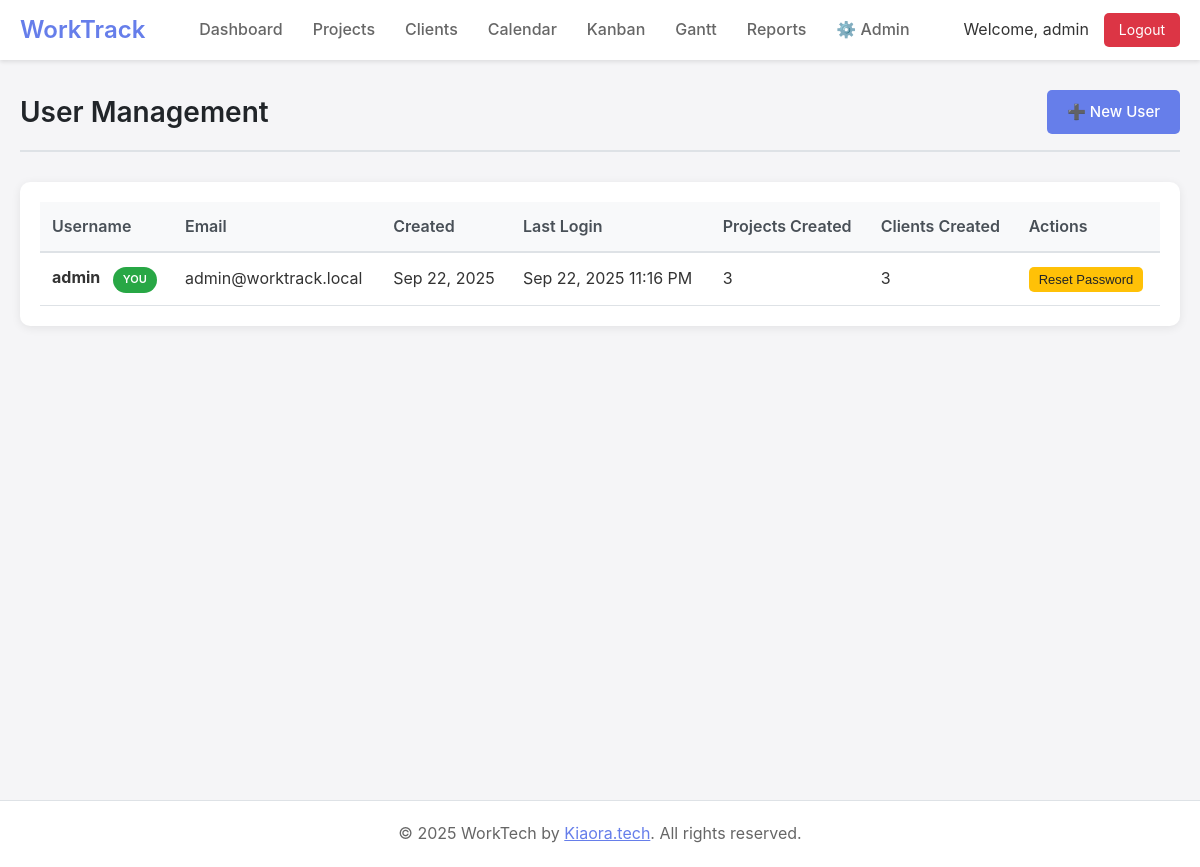
The page /users.php (signed in) on the database as committed earlier.
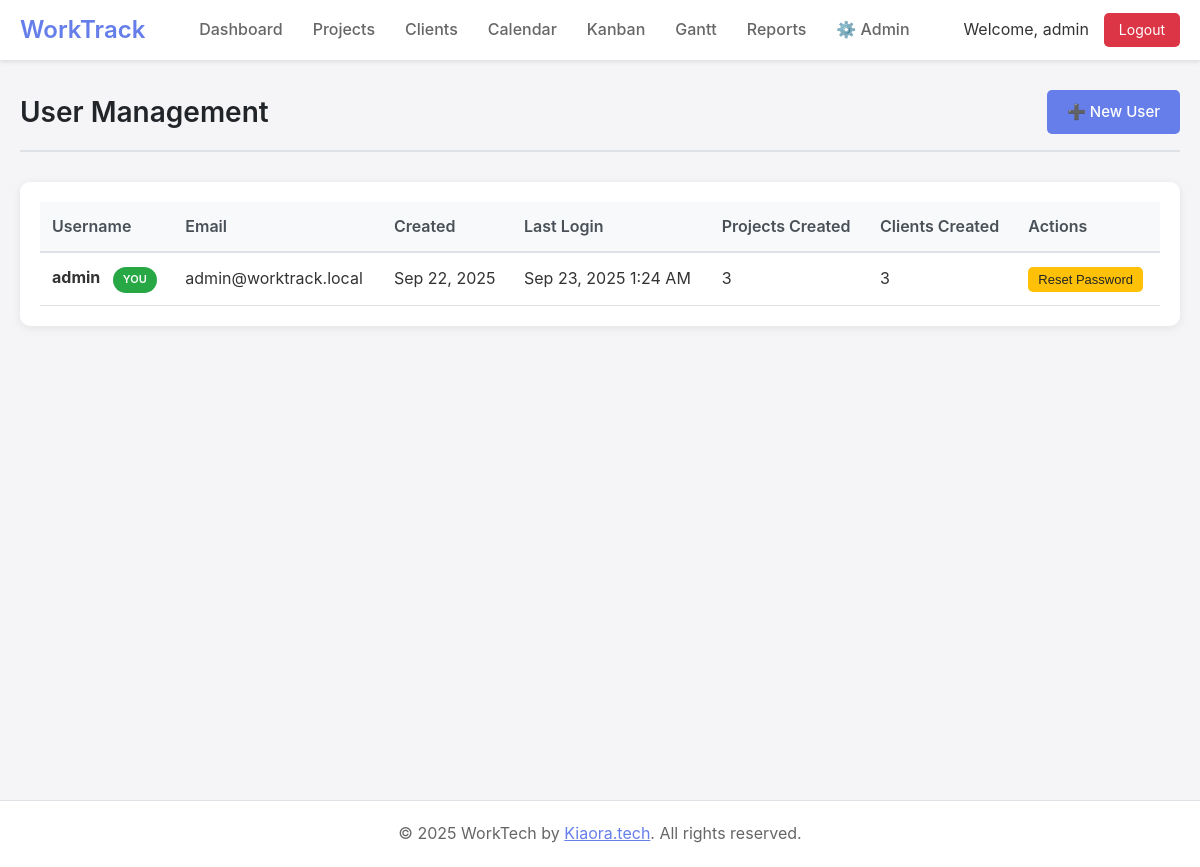
The same page on the database as committed later.
### tables this page shows
CREATE TABLE users (
    id INTEGER PRIMARY KEY AUTOINCREMENT,
    username TEXT NOT NULL UNIQUE,
    password_hash TEXT NOT NULL,
    email TEXT NOT NULL,
    created_at DATETIME DEFAULT CURRENT_TIMESTAMP,
    last_login DATETIME
);

### includes/auth.php (called while the page is built, shortened)
<?php
require_once __DIR__ . '/db.php';
class Auth {
    public static function getCurrentUserId() {
        return $_SESSION['user_id'] ?? null;
    }
    public static function getCurrentUsername() {
        return $_SESSION['username'] ?? null;
    }
}
?>

### includes/db.php (called while the page is built, shortened)
<?php
class Database {
    private static $instance = null;
    private $conn;
    private function __construct() {
        try {
            $this->conn = new PDO('sqlite:' . DB_PATH);
            $this->conn->setAttribute(PDO::ATTR_ERRMODE, PDO::ERRMODE_EXCEPTION);
            $this->conn->setAttribute(PDO::ATTR_DEFAULT_FETCH_MODE, PDO::FETCH_ASSOC);
            $this->conn->exec('PRAGMA foreign_keys = ON');
        } catch (PDOException $e) {
            die("Connection failed: " . $e->getMessage());
        }
    }
    public static function getInstance() {
        if (!self::$instance) {
            self::$instance = new Database();
        }
        return self::$instance;
    }
    public function query($sql, $params = []) {
        try {
            $stmt = $this->conn->prepare($sql);
            $stmt->execute($params);
            return $stmt;
        } catch (PDOException $e) {
            if (DEBUG_MODE) {
                throw $e;
            }
            error_log($e->getMessage());
            return false;
        }
    }
    public function fetchAll($sql, $params = []) {
        $stmt = $this->query($sql, $params);
        return $stmt ? $stmt->fetchAll() : [];
    }
}
?>

### users.php (the view, shortened to what this page needs)
<?php
require_once 'includes/header.php';
require_once 'includes/db.php';
$db = Database::getInstance();
$users = $db->fetchAll("
    SELECT u.*,
           COUNT(DISTINCT p.id) as project_count,
           COUNT(DISTINCT c.id) as client_count
    FROM users u
    LEFT JOIN projects p ON u.id = p.created_by
    LEFT JOIN clients c ON u.id = c.created_by
    GROUP BY u.id
    ORDER BY u.created_at DESC
");
$showForm = isset($_GET['action']) && $_GET['action'] === 'new';
?>
<div class="page-header">
    <h1 class="page-title">User Management</h1>
    <div class="page-actions">
        <a href="?action=new" class="btn btn-primary">➕ New User</a>
    </div>
</div>
<?php if ($showForm): ?>
<div class="form-container">
    <h2>Create New User</h2>
    <form method="POST">
        <input type="hidden" name="action" value="create">
        <div class="form-group">
            <label for="username">Username *</label>
            <input type="text" id="username" name="username" class="form-control" required>
        </div>
        <div class="form-group">
            <label for="email">Email *</label>
            <input type="email" id="email" name="email" class="form-control" required>
        </div>
        <div class="form-group">
            <label for="password">Password *</label>
            <input type="password" id="password" name="password" class="form-control" required minlength="6">
            <small style="color: #666;">Minimum 6 characters</small>
        </div>
        <div style="display: flex; gap: 10px;">
            <button type="submit" class="btn btn-primary">Create User</button>
            <a href="users.php" class="btn btn-secondary">Cancel</a>
        </div>
    </form>
</div>
<?php else: ?>
<div class="table-container">
    <table>
        <thead>
            <tr>
                <th>Username</th>
                <th>Email</th>
                <th>Created</th>
                <th>Last Login</th>
                <th>Projects Created</th>
                <th>Clients Created</th>
                <th>Actions</th>
            </tr>
        </thead>
        <tbody>
            <?php foreach ($users as $user): ?>
                <tr>
                    <td>
                        <strong><?php echo htmlspecialchars($user['username']); ?></strong>
                        <?php if ($user['id'] == Auth::getCurrentUserId()): ?>
                            <span class="status-badge" style="background: #28a745; color: white; font-size: 11px; margin-left: 8px;">YOU</span>
                        <?php endif; ?>
                    </td>
                    <td><?php echo htmlspecialchars($user['email']); ?></td>
                    <td><?php echo date('M j, Y', strtotime($user['created_at'])); ?></td>
                    <td>
                        <?php if ($user['last_login']): ?>
                            <?php echo date('M j, Y g:i A', strtotime($user['last_login'])); ?>
                        <?php else: ?>
                            <span style="color: #999;">Never</span>
                        <?php endif; ?>
                    </td>
                    <td><?php echo $user['project_count']; ?></td>
                    <td><?php echo $user['client_count']; ?></td>
                    <td>
                        <button onclick="showResetPasswordModal(<?php echo $user['id']; ?>, '<?php echo htmlspecialchars($user['username']); ?>')"
                                class="btn btn-sm btn-warning">Reset Password</button>
                    </td>
                </tr>
            <?php endforeach; ?>
        </tbody>
    </table>
</div>
<?php endif; ?>
<?php require_once 'includes/footer.php'; ?>

### includes/header.php (shortened to what this page needs)
<?php
require_once __DIR__ . '/auth.php';
?>
<!DOCTYPE html>
<html lang="en">
<head>
    <link rel="stylesheet" href="<?php echo BASE_PATH; ?>/public/css/style.css">
</head>
<body>
    <nav class="navbar">
        <div class="nav-container">
            <a href="<?php echo BASE_PATH; ?>/index.php" class="nav-brand"><?php echo SITE_NAME; ?></a>
            <ul class="nav-menu">
                <li><a href="<?php echo BASE_PATH; ?>/index.php">Dashboard</a></li>
                <li><a href="<?php echo BASE_PATH; ?>/projects.php">Projects</a></li>
                <li><a href="<?php echo BASE_PATH; ?>/clients.php">Clients</a></li>
                <li><a href="<?php echo BASE_PATH; ?>/calendar.php">Calendar</a></li>
                <li><a href="<?php echo BASE_PATH; ?>/kanban.php">Kanban</a></li>
                <li><a href="<?php echo BASE_PATH; ?>/gantt.php">Gantt</a></li>
                <li><a href="<?php echo BASE_PATH; ?>/reports.php">Reports</a></li>
                <li class="nav-dropdown">
                    <a href="#">⚙️ Admin</a>
                </li>
            </ul>
            <div class="nav-user">
                <span>Welcome, <?php echo htmlspecialchars(Auth::getCurrentUsername()); ?></span>
                <a href="<?php echo BASE_PATH; ?>/logout.php" class="btn-logout">Logout</a>
            </div>
        </div>
    </nav>
    <div class="main-container">

### includes/footer.php
    </div>
    <footer class="footer">
        <div class="footer-container">
            <p>&copy; <?php echo date('Y'); ?> WorkTech by <a href="https://kiaora.tech" target="_blank" style="color: #667eea;">Kiaora.tech</a>. All rights reserved.</p>
        </div>
    </footer>
</body>
</html>

### public/css/style.css (style rules this page uses)
* { margin: 0; padding: 0; box-sizing: border-box; }
body { font-family: -apple-system, BlinkMacSystemFont, "Segoe UI", Roboto, "Helvetica Neue", Arial, sans-serif; background: #f5f5f7; color: #333; line-height: 1.6; }
.navbar { background: white; box-shadow: 0 2px 4px rgba(0,0,0,0.1); position: sticky; top: 0; z-index: 1000; }
.nav-container { max-width: 1400px; margin: 0 auto; padding: 0 20px; display: flex; align-items: center; justify-content: space-between; height: 60px; }
.nav-brand { font-size: 24px; font-weight: 600; color: #667eea; text-decoration: none; }
.nav-menu { list-style: none; display: flex; gap: 30px; }
.nav-menu a { color: #666; text-decoration: none; font-weight: 500; transition: color 0.3s; }
.nav-user { display: flex; align-items: center; gap: 15px; }
.btn-logout { background: #dc3545; color: white; padding: 6px 15px; border-radius: 5px; text-decoration: none; font-size: 14px; transition: background 0.3s; }
.nav-dropdown { position: relative; }
.main-container { max-width: 1400px; margin: 30px auto; padding: 0 20px; min-height: calc(100vh - 140px); }
.table-container { background: white; border-radius: 10px; padding: 20px; box-shadow: 0 2px 10px rgba(0,0,0,0.08); overflow-x: auto; }
table { width: 100%; border-collapse: collapse; }
th { text-align: left; padding: 12px; background: #f8f9fa; font-weight: 600; color: #495057; border-bottom: 2px solid #dee2e6; }
td { padding: 12px; border-bottom: 1px solid #dee2e6; }
.btn { padding: 10px 20px; border: none; border-radius: 5px; font-size: 15px; font-weight: 500; cursor: pointer; transition: all 0.3s; text-decoration: none; display: inline-block; }
.btn-primary { background: #667eea; color: white; }
.btn-warning { background: #ffc107; color: #212529; }
.status-badge { padding: 4px 10px; border-radius: 15px; font-size: 12px; font-weight: 600; display: inline-block; }
.footer { background: white; border-top: 1px solid #dee2e6; margin-top: 50px; }
.footer-container { max-width: 1400px; margin: 0 auto; padding: 20px; text-align: center; color: #666; }
.page-header { margin-bottom: 30px; padding-bottom: 15px; border-bottom: 2px solid #dee2e6; display: flex; justify-content: space-between; align-items: center; }
.page-title { font-size: 28px; font-weight: 600; color: #212529; }
.page-actions { display: flex; gap: 10px; }

### users.php (style rules this page uses)
.btn-sm { padding: 5px 10px; font-size: 13px; }

Rows that differ between the two databases and show on the page:
changed users "admin": last_login "Sep 22, 2025 11:16 PM" → "Sep 23, 2025 1:24 AM"
